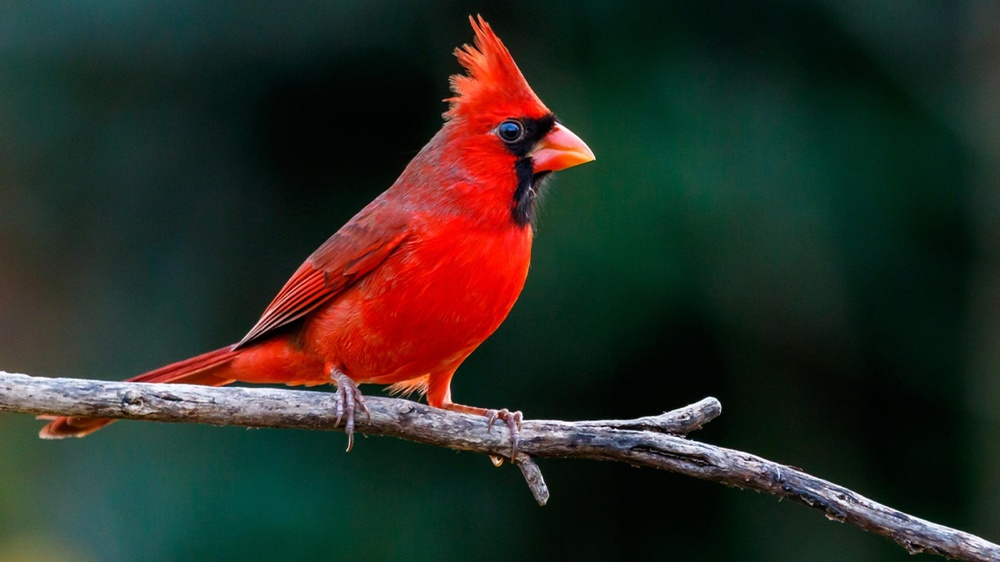
#> input picture lab6/2notes/Bird-Friendly-City.jpg, 1000 x 562 px, shrunk from 1920 x 1080 before the run
$ python 2.py
#> lines starting #> are read from the running program, lines starting #| are printed output that depends on the picture
import cv2
import numpy as np


def grayscale_avg(image):
    gray = np.mean(image, axis=2)
    return gray.astype(np.uint8)

def grayscale_weighted(image):
    weights = [0.299, 0.587, 0.114]
    gray = np.dot(image[..., :3], weights)
    return gray.astype(np.uint8)

image = cv2.imread('2notes/Bird-Friendly-City.jpg')
#> image is the input picture: shape (562, 1000, 3); mean B, G, R 37.2, 45.1, 42.8
image2 = cv2.imread('2notes/bocian.jpg')

# Konwersja za pomocą średniej
gray_avg = grayscale_avg(image)
#> in grayscale_avg, `gray = np.mean(image, axis=2)`:
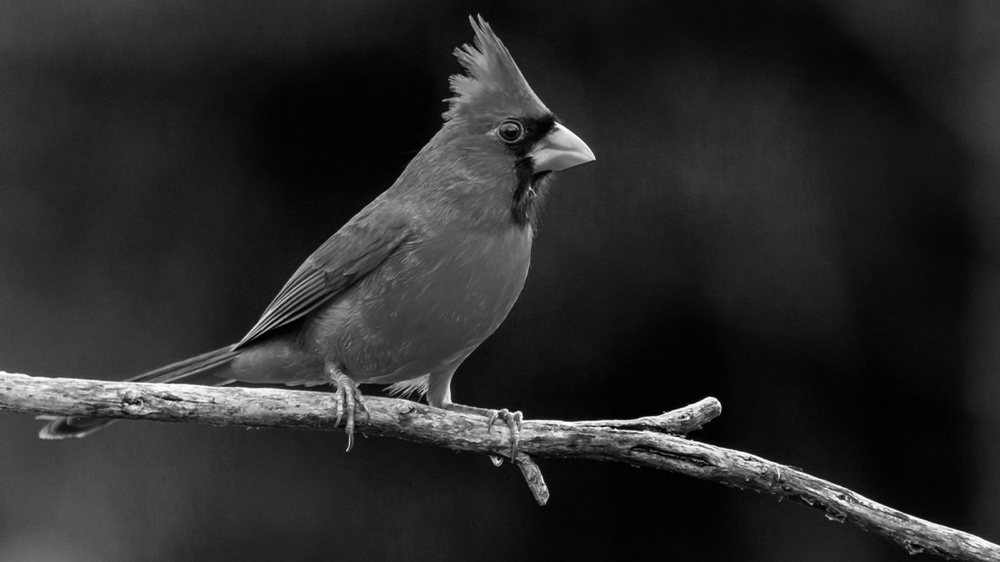
#> gray: shape (562, 1000) float64; min 0, max 254.7, mean 41.7
#> (the run stopped early here; a loop or call above may not have finished)
